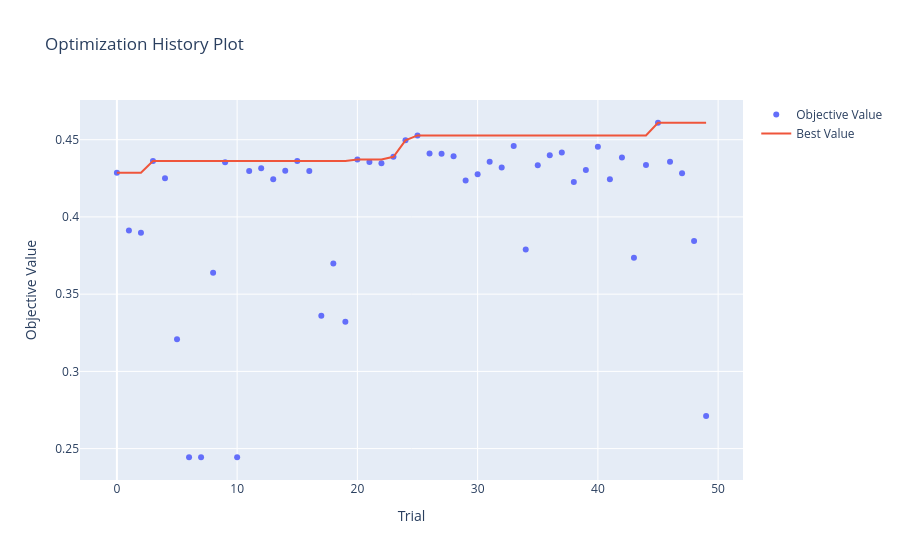
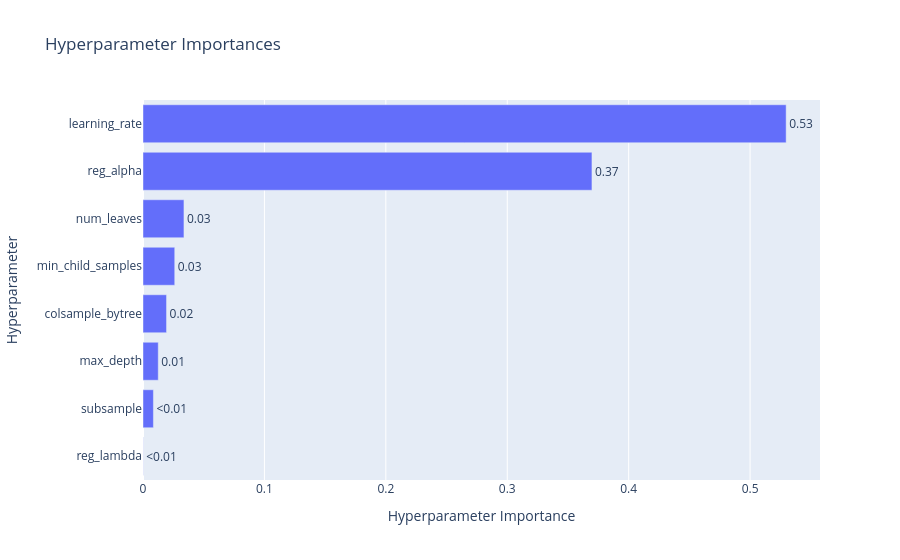
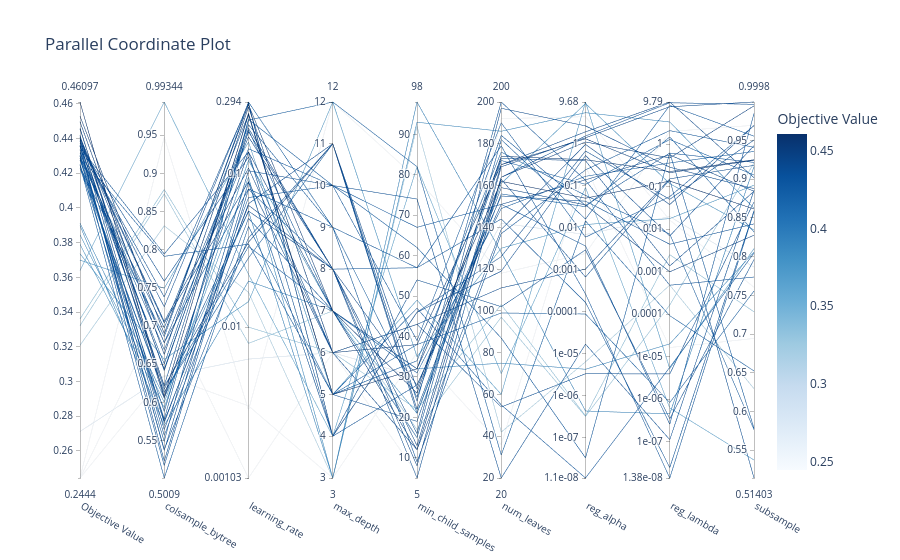

The notebook cell saved with these charts, in order:
### Markdown cell above
### 3.4 Visualizaciones de Optuna [0.2 Puntos]

Optuna provee visualizaciones interactivas para analizar el proceso de optimización.

**To-do:**
- [ ] Graficar el historial de optimización (`plot_optimization_history`).
- [ ] Graficar la importancia de hiperparámetros (`plot_param_importances`).
- [ ] Graficar una visualización del comportamiento de los hiperparámetros (`plot_parallel_coordinate`)

### Code cell
fig_history = plot_optimization_history(study)
fig_history.show()

fig_importances = plot_param_importances(study)
fig_importances.show()

fig_parallel = plot_parallel_coordinate(study)
fig_parallel.show()
